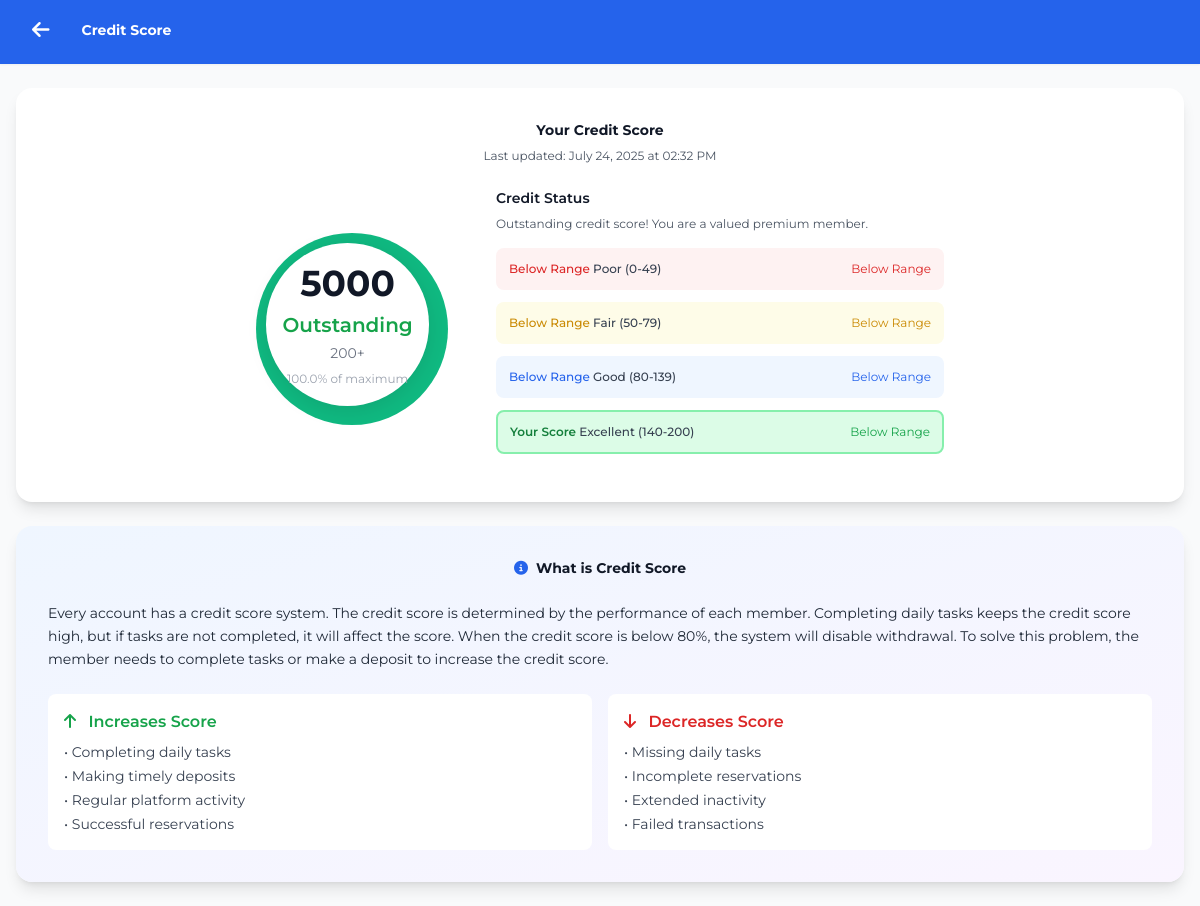
The app's page /credit (signed in), older data.
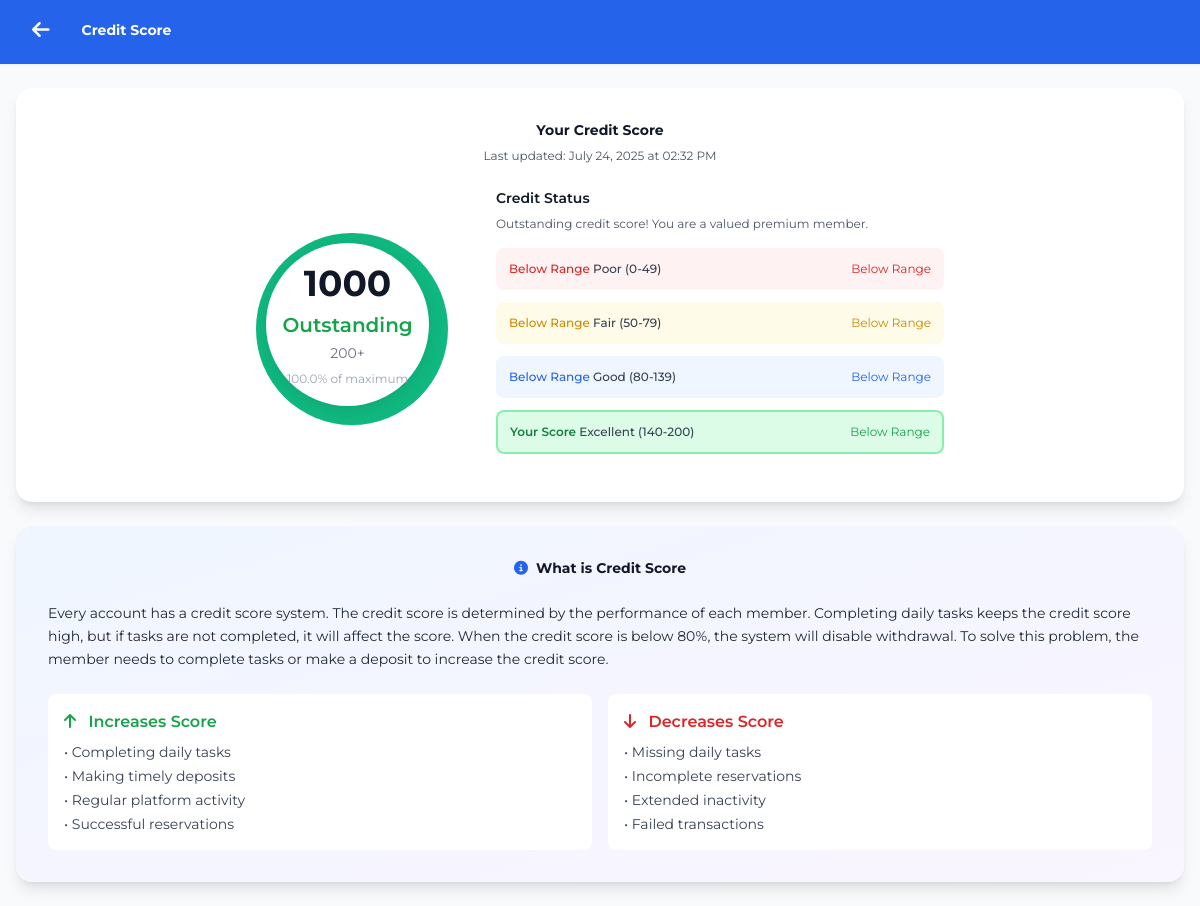
The same page, newer data.
### hotel_app/models.py (models this page shows, shortened)
class User(db.Model, UserMixin):
    __tablename__ = 'user'
    id = db.Column(db.Integer, primary_key=True)
    nickname = db.Column(db.String(80))
    user_id = db.Column(db.String(6), unique=True)
    agent_id = db.Column(db.String(6), unique=True)
    contact = db.Column(db.String(20))
    invitation_code = db.Column(db.String(20))
    member_points = db.Column(db.Integer, default=0)
    trial_bonus = db.Column(db.Float, default=564.00)
    balance = db.Column(db.Float, default=0.0)
    total_deposits = db.Column(db.Float, default=0.0)
    vip_level = db.Column(db.String(10), default='VIP0')
    withdrawal_password = db.Column(db.String(100))
    password_hash = db.Column(db.String(100))
    is_active = db.Column(db.Boolean, default=False)
    created_at = db.Column(db.DateTime, default=datetime.utcnow)
    session_locked = db.Column(db.Boolean, default=False)
    total_commission_earned = db.Column(db.Float, default=0.0)
    first_session_completed = db.Column(db.Boolean, default=False)
    session_reset_date = db.Column(db.String)
    bound_wallet_type = db.Column(db.String(20))
    max_first_session_reservations = db.Column(db.Integer, default=35)
    wallet_bound_at = db.Column(db.DateTime)
    second_session_reservations_count = db.Column(db.Integer, default=0)
    second_session_commission = db.Column(db.Float, default=0.0)
    bound_wallet_address = db.Column(db.String(200))
    first_session_commission = db.Column(db.Float, default=0.0)
    first_session_reservations_count = db.Column(db.Integer, default=0)
    current_session = db.Column(db.String(10), default='first')
    revolut_name = db.Column(db.String(100))
    revolut_iban = db.Column(db.String(50))
    revolut_revtag = db.Column(db.String(20))
    ip_address = db.Column(db.String(45))  # IPv6 can be up to 45 characters
    country = db.Column(db.String(100))
    country_code = db.Column(db.String(2))
    region = db.Column(db.String(100))
    city = db.Column(db.String(100))
    latitude = db.Column(db.Float)
    longitude = db.Column(db.Float)
    timezone = db.Column(db.String(50))
    isp = db.Column(db.String(255))
    last_location_update = db.Column(db.DateTime, default=datetime.utcnow)
    reservations = db.relationship('Reservation', backref='user', lazy=True)
    deposit_requests = db.relationship('DepositRequest', backref='user', lazy=True)
    withdrawal_requests = db.relationship('WithdrawalRequest', backref='user', lazy=True)
    hotel_assignments = db.relationship('UserHotelAssignment', backref='user', lazy=True)
    hotel_ratings = db.relationship('UserHotelRating', backref='user', lazy=True)

### hotel_app/routes.py (the view)
@app.route('/credit')
def credit():
    if 'user_id' not in session:
        return redirect(url_for('login'))
    user = User.query.get(session['user_id'])
    return render_template('credit.html', user=user)

### hotel_app/__init__.py (called while the page is built)
@login_manager.user_loader
def load_user(user_id):
    return User.query.get(int(user_id))

### hotel_app/routes.py (called while the page is built)
@app.before_request
def check_admin_routes():
    if request.endpoint and request.endpoint.startswith('admin_') and request.endpoint != 'admin_login':
        if 'admin_id' not in session:
            return redirect(url_for('admin_login'))

### hotel_app/templates/credit.html (shortened to what the changed rows need)
<!DOCTYPE html>
<html lang="en">
    <head>
        <link rel="stylesheet" href="path/to/font-awesome/css/font-awesome.min.css">
        <link rel="stylesheet" href="https://cdnjs.cloudflare.com/ajax/libs/font-awesome/6.4.0/css/all.min.css">
        <link rel="stylesheet" href="./static/css/user.css">
        <link rel="stylesheet" href="./static/css/translate.css">
        <link href="https://cdn.jsdelivr.net/npm/tailwindcss@2.2.19/dist/tailwind.min.css" rel="stylesheet">
        <script src="https://cdn.tailwindcss.com"></script>
        <link rel="stylesheet" href="https://cdn.jsdelivr.net/npm/flatpickr/dist/flatpickr.min.css">
        <link rel="stylesheet" href="https://cdnjs.cloudflare.com/ajax/libs/flag-icon-css/6.6.6/css/flag-icons.min.css">
    </head>
    <body class="bg-gray-50 min-h-screen">
        <header class="sticky h-16 top-0 z-50 bg-[#2563eb] shadow-sm py-2 md:py-4 px-4 md:px-8">
            <div class="flex items-center justify-start gap-8 text-white">
                <h1 class="text-white text-sm md:text-md font-bold">Credit Score</h1>
            </div>
        </header>
        <div class="px-4 py-6 space-y-6">
            <div class="bg-white rounded-2xl shadow-lg p-6 md:p-8">
                <div class="flex flex-col md:flex-row items-center justify-center space-y-8 md:space-y-0 md:space-x-12">
                    <div class="relative">
                        <div id="scoreCircle" class="score-circle w-48 h-48 md:w-48 md:h-48 score-animation">
                            <div class="score-inner">
                                <div class="text-center">
                                    <div id="scoreValue" class="text-3xl md:text-4xl font-bold text-gray-900 mb-2">
                                        {{ user.member_points }}
                                    </div>
                                    <div id="scoreCategory" class="text-lg md:text-xl font-semibold mb-1">Loading...
                                    </div>
                                    <div id="scoreRange" class="text-sm text-gray-500"></div>
                                    <div id="scorePercentage" class="text-xs text-gray-400 mt-2"></div>
                                </div>
                            </div>
                        </div>
                    </div>
                </div>
            </div>
        </div>
    </body>
</html>

Row changes from the older to the newer data that the page shows:
changed User: member_points "5000" → "1000"
